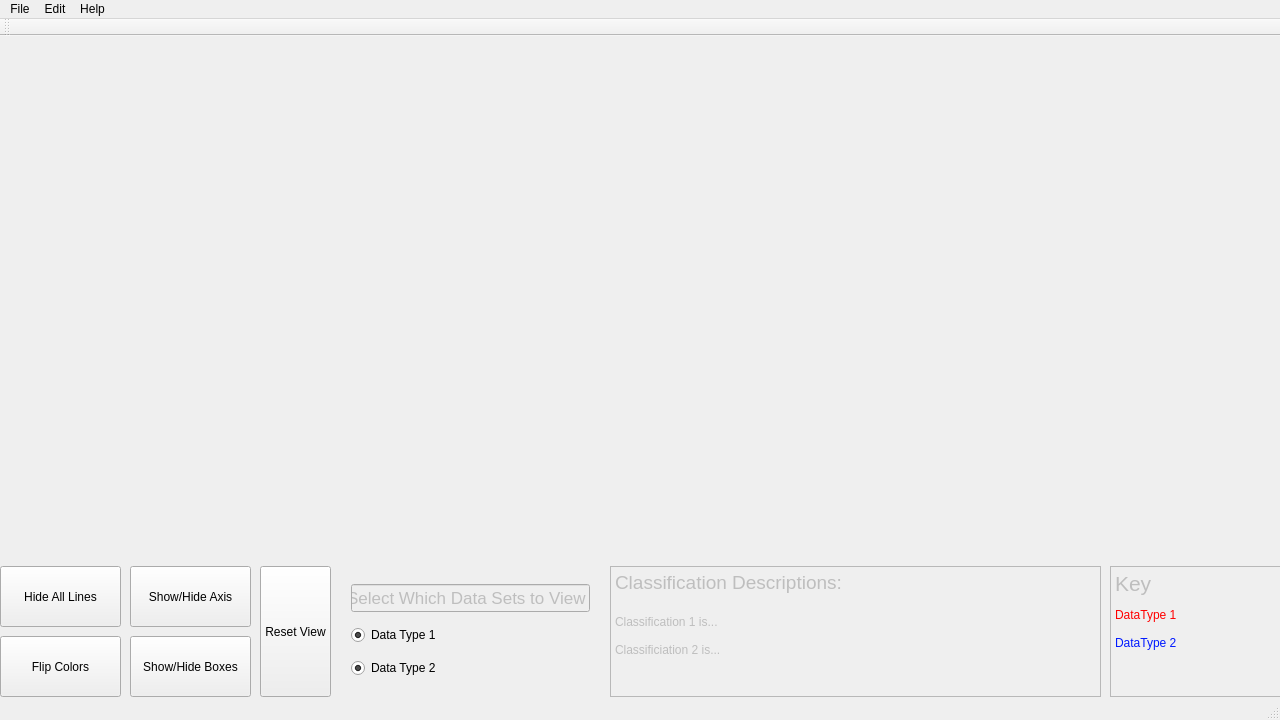
<?xml version="1.0" encoding="UTF-8"?>
<ui version="4.0">
 <class>MainWindow</class>
 <widget class="QMainWindow" name="MainWindow">
  <property name="geometry">
   <rect>
    <x>0</x>
    <y>0</y>
    <width>1280</width>
    <height>720</height>
   </rect>
  </property>
  <property name="minimumSize">
   <size>
    <width>1280</width>
    <height>720</height>
   </size>
  </property>
  <property name="maximumSize">
   <size>
    <width>1280</width>
    <height>720</height>
   </size>
  </property>
  <property name="windowTitle">
   <string>MainWindow</string>
  </property>
  <widget class="QWidget" name="centralWidget">
   <widget class="QTextEdit" name="textEdit">
    <property name="enabled">
     <bool>false</bool>
    </property>
    <property name="geometry">
     <rect>
      <x>1110</x>
      <y>530</y>
      <width>171</width>
      <height>131</height>
     </rect>
    </property>
    <property name="html">
     <string>&lt;!DOCTYPE HTML PUBLIC &quot;-//W3C//DTD HTML 4.0//EN&quot; &quot;http://www.w3.org/TR/REC-html40/strict.dtd&quot;&gt;
&lt;html&gt;&lt;head&gt;&lt;meta name=&quot;qrichtext&quot; content=&quot;1&quot; /&gt;&lt;style type=&quot;text/css&quot;&gt;
p, li { white-space: pre-wrap; }
&lt;/style&gt;&lt;/head&gt;&lt;body style=&quot; font-family:'MS Shell Dlg 2'; font-size:8.25pt; font-weight:400; font-style:normal;&quot;&gt;
&lt;p style=&quot; margin-top:0px; margin-bottom:0px; margin-left:0px; margin-right:0px; -qt-block-indent:0; text-indent:0px;&quot;&gt;&lt;span style=&quot; font-size:16pt;&quot;&gt;Key&lt;br /&gt;&lt;/span&gt;&lt;/p&gt;
&lt;p style=&quot; margin-top:0px; margin-bottom:0px; margin-left:0px; margin-right:0px; -qt-block-indent:0; text-indent:0px;&quot;&gt;&lt;span style=&quot; font-size:9pt; color:#ff0000;&quot;&gt;DataType 1&lt;/span&gt;&lt;span style=&quot; font-size:9pt;&quot;&gt;&lt;br /&gt;&lt;br /&gt;&lt;/span&gt;&lt;span style=&quot; font-size:9pt; color:#0019ff;&quot;&gt;DataType 2&lt;/span&gt;&lt;/p&gt;&lt;/body&gt;&lt;/html&gt;</string>
    </property>
   </widget>
   <widget class="QTextEdit" name="textEdit_2">
    <property name="enabled">
     <bool>false</bool>
    </property>
    <property name="geometry">
     <rect>
      <x>610</x>
      <y>530</y>
      <width>491</width>
      <height>131</height>
     </rect>
    </property>
    <property name="html">
     <string>&lt;!DOCTYPE HTML PUBLIC &quot;-//W3C//DTD HTML 4.0//EN&quot; &quot;http://www.w3.org/TR/REC-html40/strict.dtd&quot;&gt;
&lt;html&gt;&lt;head&gt;&lt;meta name=&quot;qrichtext&quot; content=&quot;1&quot; /&gt;&lt;style type=&quot;text/css&quot;&gt;
p, li { white-space: pre-wrap; }
&lt;/style&gt;&lt;/head&gt;&lt;body style=&quot; font-family:'MS Shell Dlg 2'; font-size:8.25pt; font-weight:400; font-style:normal;&quot;&gt;
&lt;p style=&quot; margin-top:0px; margin-bottom:0px; margin-left:0px; margin-right:0px; -qt-block-indent:0; text-indent:0px;&quot;&gt;&lt;span style=&quot; font-size:14pt;&quot;&gt;Classification Descriptions:&lt;br /&gt;&lt;br /&gt;&lt;/span&gt;&lt;span style=&quot; font-size:9pt;&quot;&gt;Classification 1 is...&lt;br /&gt;&lt;br /&gt;Classificiation 2 is...&lt;/span&gt;&lt;/p&gt;&lt;/body&gt;&lt;/html&gt;</string>
    </property>
   </widget>
   <widget class="QWidget" name="gridLayoutWidget">
    <property name="geometry">
     <rect>
      <x>340</x>
      <y>530</y>
      <width>261</width>
      <height>131</height>
     </rect>
    </property>
    <layout class="QGridLayout" name="gridLayout">
     <item row="2" column="0">
      <widget class="QRadioButton" name="radioButton">
       <property name="enabled">
        <bool>true</bool>
       </property>
       <property name="text">
        <string>Data Type 1</string>
       </property>
       <property name="checked">
        <bool>true</bool>
       </property>
       <property name="autoExclusive">
        <bool>false</bool>
       </property>
      </widget>
     </item>
     <item row="3" column="0">
      <widget class="QRadioButton" name="radioButton_2">
       <property name="text">
        <string>Data Type 2</string>
       </property>
       <property name="checked">
        <bool>true</bool>
       </property>
       <property name="autoExclusive">
        <bool>false</bool>
       </property>
      </widget>
     </item>
     <item row="1" column="0">
      <widget class="QLineEdit" name="lineEdit">
       <property name="enabled">
        <bool>false</bool>
       </property>
       <property name="font">
        <font>
         <pointsize>13</pointsize>
        </font>
       </property>
       <property name="text">
        <string>Select Which Data Sets to View</string>
       </property>
      </widget>
     </item>
    </layout>
   </widget>
   <widget class="QPushButton" name="pushButton_2">
    <property name="geometry">
     <rect>
      <x>0</x>
      <y>600</y>
      <width>121</width>
      <height>61</height>
     </rect>
    </property>
    <property name="text">
     <string>Flip Colors</string>
    </property>
   </widget>
   <widget class="QPushButton" name="pushButton">
    <property name="geometry">
     <rect>
      <x>0</x>
      <y>530</y>
      <width>121</width>
      <height>61</height>
     </rect>
    </property>
    <property name="text">
     <string>Hide All Lines</string>
    </property>
   </widget>
   <widget class="QPushButton" name="pushButton_3">
    <property name="geometry">
     <rect>
      <x>130</x>
      <y>600</y>
      <width>121</width>
      <height>61</height>
     </rect>
    </property>
    <property name="text">
     <string>Show/Hide Boxes</string>
    </property>
   </widget>
   <widget class="QPushButton" name="pushButton_4">
    <property name="geometry">
     <rect>
      <x>130</x>
      <y>530</y>
      <width>121</width>
      <height>61</height>
     </rect>
    </property>
    <property name="text">
     <string>Show/Hide Axis</string>
    </property>
   </widget>
   <widget class="QPushButton" name="pushButton_9">
    <property name="geometry">
     <rect>
      <x>260</x>
      <y>530</y>
      <width>71</width>
      <height>131</height>
     </rect>
    </property>
    <property name="text">
     <string>Reset View</string>
    </property>
   </widget>
   <widget class="QLabel" name="label">
    <property name="geometry">
     <rect>
      <x>-10</x>
      <y>-40</y>
      <width>1291</width>
      <height>571</height>
     </rect>
    </property>
    <property name="text">
     <string/>
    </property>
    <property name="pixmap">
     <pixmap>../../Downloads/image (1).png</pixmap>
    </property>
    <property name="scaledContents">
     <bool>true</bool>
    </property>
   </widget>
  </widget>
  <widget class="QMenuBar" name="menuBar">
   <property name="geometry">
    <rect>
     <x>0</x>
     <y>0</y>
     <width>1280</width>
     <height>21</height>
    </rect>
   </property>
   <widget class="QMenu" name="menuFile">
    <property name="title">
     <string>File</string>
    </property>
    <addaction name="actionOpen"/>
    <addaction name="actionSave"/>
    <addaction name="actionSave_As"/>
    <addaction name="actionExit"/>
   </widget>
   <widget class="QMenu" name="menuEdit">
    <property name="title">
     <string>Edit</string>
    </property>
    <addaction name="actionPreferences"/>
    <addaction name="actionColors"/>
   </widget>
   <widget class="QMenu" name="menuHelp">
    <property name="title">
     <string>Help</string>
    </property>
    <addaction name="actionManual"/>
    <addaction name="actionAbout"/>
   </widget>
   <addaction name="menuFile"/>
   <addaction name="menuEdit"/>
   <addaction name="menuHelp"/>
  </widget>
  <widget class="QToolBar" name="mainToolBar">
   <attribute name="toolBarArea">
    <enum>TopToolBarArea</enum>
   </attribute>
   <attribute name="toolBarBreak">
    <bool>false</bool>
   </attribute>
  </widget>
  <widget class="QStatusBar" name="statusBar"/>
  <action name="actionOpen">
   <property name="text">
    <string>Open</string>
   </property>
  </action>
  <action name="actionSave">
   <property name="text">
    <string>Save</string>
   </property>
  </action>
  <action name="actionSave_As">
   <property name="text">
    <string>Save As</string>
   </property>
  </action>
  <action name="actionHelp">
   <property name="text">
    <string>Help</string>
   </property>
  </action>
  <action name="actionExit">
   <property name="text">
    <string>Exit</string>
   </property>
  </action>
  <action name="actionManual">
   <property name="text">
    <string>Manual</string>
   </property>
  </action>
  <action name="actionAbout">
   <property name="text">
    <string>About</string>
   </property>
  </action>
  <action name="actionPreferences">
   <property name="text">
    <string>Preferences</string>
   </property>
  </action>
  <action name="actionColors">
   <property name="text">
    <string>Colors</string>
   </property>
  </action>
 </widget>
 <layoutdefault spacing="6" margin="11"/>
 <resources/>
 <connections/>
</ui>
